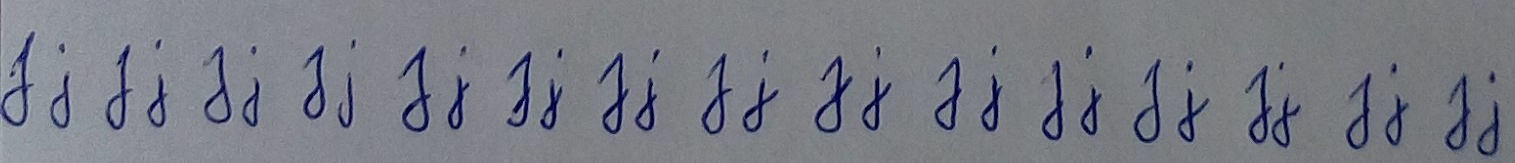
#> input picture demos/j.png, 1515 x 163 px
$ python demo2.py   (older library calls are emulated)
#> lines starting #> are read from the running program, lines starting #| are printed output that depends on the picture; after the words box and inside, x2 and y2 are one past the last pixel; in counts of white or black regions, pixels touching at a corner belong together
import cv2
import numpy as np
def captch_ex(file_name ):
#> called with file_name = 'j.png'
    img  = cv2.imread(file_name)
#> img is the input picture: shape (163, 1515, 3); mean B, G, R 132.8, 124.1, 121.6

    img_final = cv2.imread(file_name)
    img2gray = cv2.cvtColor(img,cv2.COLOR_BGR2GRAY)
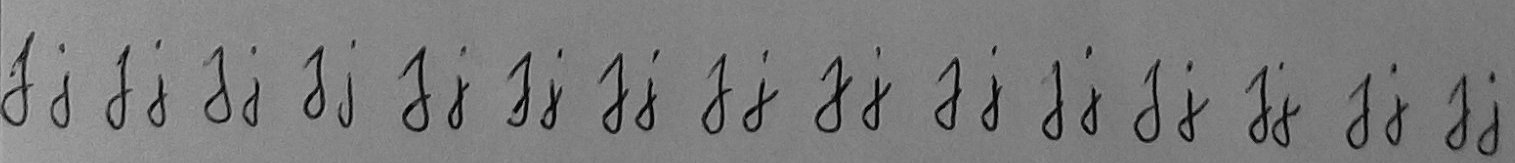
#> img2gray: shape (163, 1515); min 2, max 190, mean 124.3
    # ret, thresh = cv2.threshold(img2gray, 180, 255, cv2.THRESH_BINARY)
    # image_final = cv2.bitwise_and(img2gray , img2gray , mask =  mask)

    cv2.imshow('captcha_result' , img2gray)
    cv2.waitKey()
    ret,thresh = cv2.threshold(img2gray,90,255,cv2.THRESH_BINARY_INV)
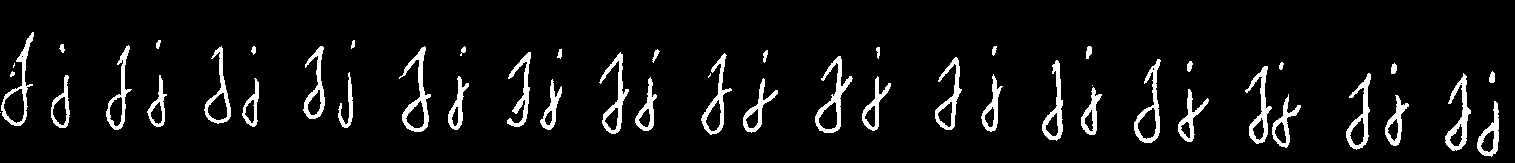
#> thresh: shape (163, 1515); 6.5% white; 50 white regions (4 under 20 px)
    im2, contours, hierarchy = cv2.findContours(thresh,cv2.RETR_EXTERNAL,cv2.CHAIN_APPROX_NONE) # get contours
#> contours = 50 contours, 8 with area under 20; largest, box (x1, y1, x2, y2) and area: (1, 32, 34, 126) 992, (815, 56, 853, 133) 973, (399, 46, 431, 132) 958, (1134, 59, 1161, 143) 922, (701, 53, 732, 135) 797
    index = 0
    # list of bounding rects
    bounding = []
    for contour in contours:
        # get rectangle bounding contour
        [x,y,w,h] = cv2.boundingRect(contour)
        bounding.append([x,y,w,h])
        print([x,y,w,h])
        #Don't plot small false positives that aren't text
        if w < 5 and h<5:
            continue

        # draw rectangle around contour on original image
        # cv2.rectangle(img,(x,y),(x+w,y+h),(255,0,255),2)

        # join contours if there's a dot:
        '''
        #you can crop image and send to OCR  , false detected will return no text :)
        cropped = img_final[y :y +  h , x : x + w]

        s = file_name + '/crop_' + str(index) + '.jpg'
        cv2.imwrite(s , cropped)
        index = index + 1
    for boundunit
        '''
#> this loop made 50 passes
#| [0, 112, 1, 1]
#| [1477, 101, 22, 56]
#| [1385, 95, 24, 51]
#| [1272, 94, 29, 54]
#| [1178, 89, 31, 53]
#| [1081, 87, 21, 48]
#| [1092, 85, 1, 1]
#| [540, 79, 22, 51]
#> (further printed lines are left out)
#> after the loop, bounding = 50 items, first 6: [0, 112, 1, 1], [1477, 101, 22, 56], [1385, 95, 24, 51], [1272, 94, 29, 54], [1178, 89, 31, 53], [1081, 87, 21, 48]
        # detect dots on i:
    newbounding = []
    for bunit in bounding:
        for nestedbunit in bounding:
            if nestedbunit[0] > bunit[0] and nestedbunit[0] < bunit[0]+bunit[2] and bunit[1] > nestedbunit[1]:
                # tempboundunit = [bunit[0], nestedbunit[1], bunit[2], bunit[3]]
                newbounding.append([bunit[0], nestedbunit[1], bunit[2], bunit[1]-nestedbunit[1]+bunit[3]])
                bounding.remove(nestedbunit)
                continue
            if (bunit[0] < nestedbunit[0] < (bunit[0]+bunit[2])) and (bunit[1] < nestedbunit[1] < (bunit[1] + bunit[3])):
                bounding.remove(nestedbunit)
                continue
#> this loop made 32 passes
#> after the loop, bounding = 31 items, first 6: [0, 112, 1, 1], [1477, 101, 22, 56], [1385, 95, 24, 51], [1272, 94, 29, 54], [1178, 89, 31, 53], [1081, 87, 21, 48]; newbounding = 17 items, first 6: [1477, 71, 22, 86], [1385, 63, 24, 83], [1272, 62, 29, 86], [1178, 61, 31, 81], [1081, 85, 21, 50], [1081, 46, 21, 89]
            # else:
                # newbounding.append([nestedbunit[0], nestedbunit[1], nestedbunit[2], nestedbunit[3]])
    for rect in newbounding:
        if rect[0] > 10 and rect[1] > 10:
            cv2.rectangle(img,(rect[0],rect[1]),(rect[0]+rect[2],rect[1]+rect[3]),(255,0,255),2)
#> this loop made 17 passes
#> rect on passes 1 to 12: [1477, 71, 22, 86], [1385, 63, 24, 83], [1272, 62, 29, 86], [1178, 61, 31, 81], [1081, 85, 21, 50], [1081, 46, 21, 89], [540, 49, 22, 81], [743, 50, 35, 83], [242, 46, 17, 81], [635, 49, 22, 82], [862, 47, 29, 84], [448, 46, 21, 84]
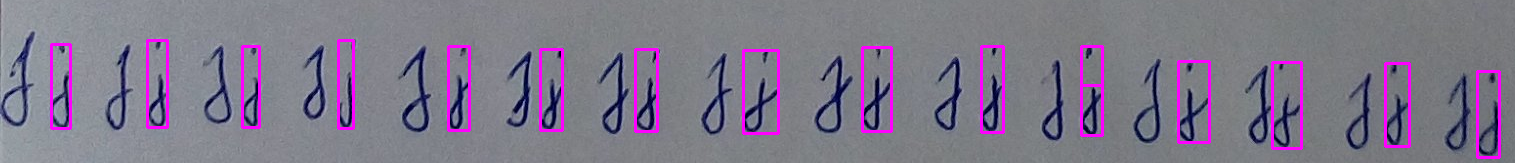
#> img: shape (163, 1515, 3); 3.92% of pixels changed, all inside (x1, y1, x2, y2) = (50, 39, 1501, 159)
            # try to classify right here:

        #you can crop image and send to OCR  , false detected will return no text :)
        # cropped = img2gray[rect[1] : rect[1]+rect[3] , rect[0] : rect[0]+rect[2]]

        # s = 'j_' + str(index) + '.png'
        # cv2.imwrite(s, cropped)
        # index = index + 1
    # need to get
    srtdymax = sorted(bounding, key = lambda x: x[1]+x[3])
#> srtdymax = 31 items, first 6: [0, 112, 1, 1], [303, 46, 22, 73], [204, 46, 27, 78], [1, 32, 33, 94], [242, 78, 17, 49], [147, 75, 20, 52]
    srtdymin = sorted(bounding, key = lambda x: x[1])
#> srtdymin = 31 items, first 6: [1, 32, 33, 94], [106, 45, 26, 85], [399, 46, 32, 86], [303, 46, 22, 73], [204, 46, 27, 78], [599, 52, 30, 82]
    srtdxmin = sorted(bounding, key = lambda x: x[0])
#> srtdxmin = 31 items, first 6: [0, 112, 1, 1], [1, 32, 33, 94], [51, 75, 19, 53], [106, 45, 26, 85], [147, 75, 20, 52], [204, 46, 27, 78]
    srtdxmax = sorted(bounding, key = lambda x: x[0]+x[2])
#> srtdxmax has the same summary as srtdxmin
    print(srtdxmax[-1][0]+srtdxmax[-1][2], srtdxmin[0][0])
#| 1499 0
    print(srtdymin[0][1], srtdymax[-1][1]+srtdymax[-1][3])
#| 32 157
    cv2.rectangle(img,(srtdxmin[0][0],srtdymin[0][1]),(srtdxmax[-1][0]+srtdxmax[-1][2],srtdymax[-1][1]+srtdymax[-1][3]),(255,0,255),2)
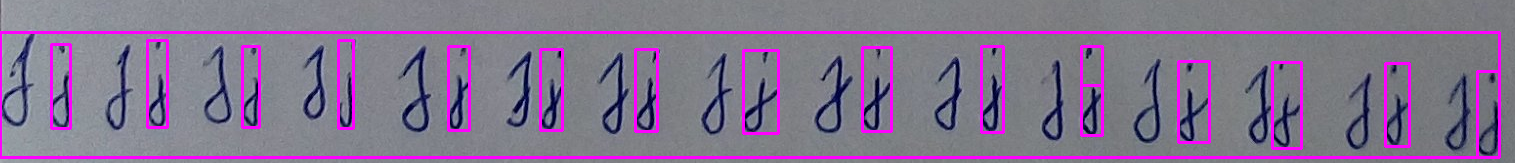
#> img: shape (163, 1515, 3); 3.76% of pixels changed, all inside (x1, y1, x2, y2) = (0, 31, 1501, 159)
    # write original image with added contours to disk
    cv2.imshow('captcha_result' , img)
    cv2.waitKey()


file_name ='j.png'
# file_name ='4.jpg'
captch_ex(file_name)
